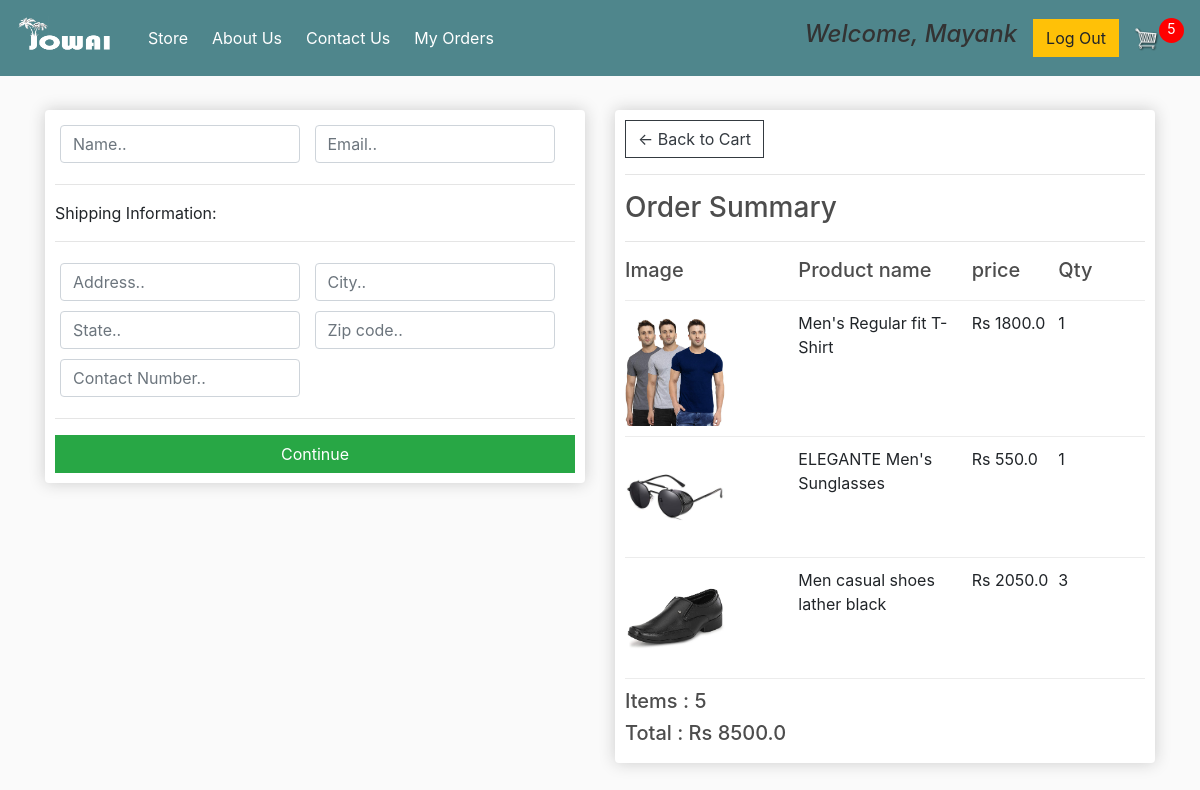
The page /checkout/ (signed in) on the database its author committed.
### store/models.py (models this page shows, shortened)
class Order_Item(models.Model):
    product=models.ForeignKey(Product, on_delete=models.SET_NULL, null=True, blank=True)
    order=models.ForeignKey(Order, on_delete=models.SET_NULL, null=True, blank=True)
    quantity=models.IntegerField(default=0, null=True, blank=True)
    price=models.IntegerField(default=0, null=True, blank=True)
    date_added=models.DateTimeField(auto_now_add=True)
    @property
    def get_total(self):
        total=self.product.price * self.quantity
        return total

class Product(models.Model):
    name=models.CharField(max_length=200)
    price=models.FloatField()
    digital=models.BooleanField(default=False, null=True, blank=True)
    image=models.ImageField(null=True, blank=True)
    image1=models.ImageField(null=True, blank=True)
    image2=models.ImageField(null=True, blank=True)
    image3=models.ImageField(null=True, blank=True)
    image4=models.ImageField(null=True, blank=True)
    description1=models.CharField(max_length=2550, default="", null=True, blank=True )
    description2=models.CharField(max_length=2550, default="")
    description3=models.CharField(max_length=2550, default="")
    @property
    def imageURL(self):
        try:
            url=self.image.url
        except:
            url=''
        return url

class Order(models.Model):
    customer=models.ForeignKey(Customer, on_delete=models.SET_NULL, null=True, blank=True)
    user_name=models.CharField(max_length=200, default="blank")
    user_email=models.CharField(max_length=200, default="blank")
    date_ordered=models.DateTimeField(auto_now_add=True)
    complete=models.BooleanField(default=False, null=True, blank=False)
    order_id=models.CharField(max_length=100, null=True)
    shipping_address=models.CharField(max_length=100, null=True)
    product_details=models.CharField(max_length=100, null=True)
    contact_no= models.CharField(max_length=12, null=True)
    @property
    def get_cart_total(self):
        orderitems=self.order_item_set.all()
        total=sum([item.get_total for item in orderitems])
        return total
    @property
    def get_cart_items(self):
        orderitems=self.order_item_set.all()
        total=sum([item.quantity for item in orderitems])
        return total

### store/views.py (the view)
# urls.py: path('checkout/', views.checkout, name="checkout"),
def checkout(request):
     if request.user.is_authenticated:
          log_status=True
          customer = request.user.customer
          order,created = Order.objects.get_or_create(customer=customer, complete=False)
          items = order.order_item_set.all()
          cartItems = order.get_cart_items
     else:
          order={'get_cart_items':0, 'get_cart_total':0}
          cartItems = []
          log_status=False
          items=[]
     context={'items': items, 'order': order, 'cartItems': cartItems, 'log_status': log_status}
     return render(request, 'store/Checkout.html', context)

### store/templates/store/Checkout.html (shortened to what this page needs)
{% extends 'store/Main.html' %}
{% load static %}
{% block content %}
     <div class="row">
		<div class="col-lg-6">
			<div class="box-element" id="form-wrapper">
				<form id="form">
					<div id="user-info">
						<div class="form-field">
							<input required class="form-control" type="text" name="name" placeholder="Name..">
						</div>
						<div class="form-field">
							<input required class="form-control" type="email" name="email" placeholder="Email..">
						</div>
					</div>
					<div id="shipping-info">
						<hr>
						<p>Shipping Information:</p>
						<hr>
						<div class="form-field">
							<input class="form-control" type="text" name="address" placeholder="Address..">
						</div>
						<div class="form-field">
							<input class="form-control" type="text" name="city" placeholder="City..">
						</div>
						<div class="form-field">
							<input class="form-control" type="text" name="state" placeholder="State..">
						</div>
						<div class="form-field">
							<input class="form-control" type="text" name="zipcode" placeholder="Zip code..">
						</div>
						<div class="form-field">
							<input class="form-control" type="text" name="contact_no" placeholder="Contact Number..">
						</div>
					</div>
					<hr>
					<input id="form-button" class="btn btn-success btn-block" type="submit" value="Continue">
				</form>
			</div>
			<br>
		</div>
		<div class="col-lg-6">
			<div class="box-element">
				<a  class="btn btn-outline-dark" href="{% url 'cart' %}">&#x2190; Back to Cart</a>
				<hr>
				<h3>Order Summary</h3>
				<hr>
				<div class="cart-row">
					<div style="flex:2"><h5>Image</h5></div>
					<div style="flex:2"><h5>Product name</h5></div>
					<div style="flex:1"><h5>price</h5></div>
					<div style="flex:1"><h5>Qty</h5></div>
				</div>
				{% for item in items %}
				<div class="cart-row product-id", data-product={{item.product.id}}>
					<div style="flex:2"><img class="row-image product-img" data-product="{{item.product.imageURL}}" src="{{item.product.imageURL}}"></div>
					<div style="flex:2"><p class="product-name" data-product="{{item.product.name}}">{{item.product.name}}</p></div>
					<div style="flex:1"><p class="product-price" data-product="{{item.product.price}}">Rs {{item.product.price}}</p></div>
					<div style="flex:1"><p class="product-quantity" data-product="{{item.quantity}}">{{item.quantity}}</p></div>
				</div>
				{% endfor %}
				<h5>Items :	{{order.get_cart_items}}</h5>
				<h5>Total : Rs  {{order.get_cart_total}}</h5>
			</div>
		</div>
	</div>
{% endblock content %}

### store/templates/store/Main.html (shortened to what this page needs)
<!DOCTYPE html>
{% load static %}
<html>
<head>
	<link rel="stylesheet" href="https://stackpath.bootstrapcdn.com/bootstrap/4.4.1/css/bootstrap.min.css">
	<link rel="stylesheet" type="text/css" href="{% static 'css/main.css' %}">
</head>
<body>
	<nav class="navbar navbar-expand-lg navbar-dark bg-dark">
	  <a class="navbar-brand" href="{% url 'store' %}"><img width="100px" height="50px" src="{% static '/images/JOWAI-o.png' %}"></a>
	  <div class="collapse navbar-collapse" id="navbarSupportedContent">
	    <ul class="navbar-nav mr-auto">
	      <li class="nav-item ml-2 active ">
	        <a class="nav-link" href="{% url 'store' %}">Store <span class="sr-only">(current)</span></a>
		  </li>
		  <li class="nav-item ml-2 active">
	        <a class="nav-link" href="{% url 'about' %}">About Us <span class="sr-only">(current)</span></a>
	      </li>
		  <li class="nav-item ml-2 active">
	        <a class="nav-link" href="{% url 'contact' %}">Contact Us <span class="sr-only">(current)</span></a>
		  </li>
		  <li class="nav-item ml-2 active">
	        <a class="nav-link" href="{% url 'my_orders' %}">My Orders <span class="sr-only">(current)</span></a>
	      </li>
		</ul>
	    <div class="form-inline my-2 my-lg-0">
			{% if log_status %}
			<h4 class="mx-3" ><a href="/myProfile" style="text-decoration: none;"><i style="color:#333">Welcome, {{request.user.first_name}}</i></h4></a>
			<a href="/log_out"class="btn btn-warning">Log Out</a>
			 {% else %}
			 <a href="/log_in"class="btn btn-warning">Log In</a>
			 {% endif %}
	     	<a href="{% url 'cart' %}">
	    		<img  id="cart-icon" src="{% static 'images/cart.png' %}">
	    	</a>
	    	<p id="cart-total">{{cartItems}}</p>
	    </div>
	  </div>
	</nav>
     <div class="container" id="mainDiv">
            <br>
            {% block content %}
            {% endblock content %}
         </div>
</body>
</html>

### store/static/css/main.css (style rules this page uses)
body { background-color: hsl(0, 0%, 98%); }
h1, h2, h3, h4, h5, h6 { color: hsl(0, 0%, 30%); }
.box-element { box-shadow: hsl(0, 0%, 80%) 0 0 16px; background-color: #fff; border-radius: 4px; padding: 10px; }
.bg-dark { background-color: #4f868c!important; }
#cart-icon { width: 25px; display: inline-block; margin-left: 15px; }
#cart-total { display: block; text-align: center; color: #fff; background-color: red; width: 25px; height: 25px; border-radius: 50%; font-size: 14px; }
.col-lg-4, .col-lg-6, .col-lg-8, .col-lg-12 { margin-top: 10px; }
.btn { border-radius: 0; }
.row-image { width: 100px; }
.form-field { width: 250px; display: inline-block; padding: 5px; }
.cart-row { display: flex; align-items: flex-stretch; padding-bottom: 10px; margin-bottom: 10px; border-bottom: 1px solid #ececec; }

### rows shown on the page
Order_Item: product.imageURL (picture), product.name "Men's Regular fit T-Shirt", product.price "1800.0", quantity "1"
Order_Item: product.imageURL (picture), product.name "ELEGANTE Men's Sunglasses", product.price "550.0", quantity "1"
Order_Item: product.imageURL (picture), product.name "Men casual shoes lather black", product.price "2050.0", quantity "3"
Order: get_cart_items "5", get_cart_total "8500.0"

### other values the page prints
{{ request.user.first_name }} "Mayank"
{{ cartItems }} "5"
